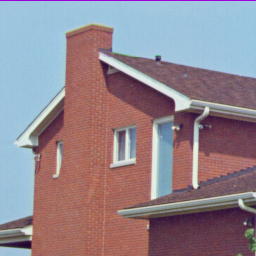
%> input picture 画像情報処理/課題２/4.1.05.tiff, 256 x 256 px
$ octave kadai2.m   (GNU Octave 9; MATLAB toolbox functions it lacks are replaced by stand-ins)
%> lines starting %> are read from the running program, lines starting %| are printed output that depends on the picture
% Sobelフィルタ処理

% 画像の読み込み
img = imread('4.1.05.tiff');
%> img is the input picture: size 256x256x3 uint8; mean R, G, B 146.6, 133, 142

% カラー画像をグレースケール化
gray = rgb2gray(img);
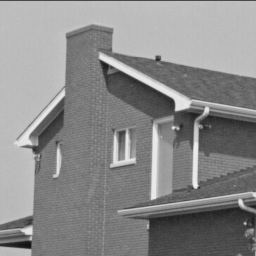
%> gray: size 256x256 uint8; min 17, max 239, mean 138.1

% 横方向のSobelフィルタ
sobel_x = [-1 0 1;
           -2 0 2;
           -1 0 1];

% 縦方向のSobelフィルタ
sobel_y = [ 1  2  1;
            0  0  0;
           -1 -2 -1];

% フィルタ処理
fx = imfilter(double(gray), sobel_x);
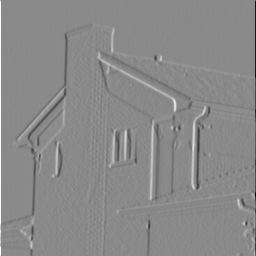
%> fx: size 256x256 double; min -898, max 761, mean -0.8; drawn with min black and max white
fy = imfilter(double(gray), sobel_y);
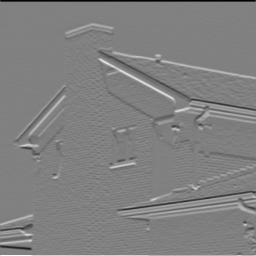
%> fy: size 256x256 double; min -772, max 755, mean -0.6; drawn with min black and max white

% 表示
figure;

subplot(2,2,1);
imshow(img);
title('カラー画像');

subplot(2,2,2);
imshow(gray);
title('グレースケール画像');

subplot(2,2,3);
imshow(mat2gray(abs(fx)));
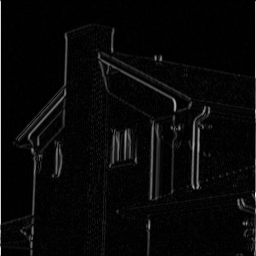
%> displayed picture: size 256x256, on the screen's scale of 0 to 255; min 0, max 255, mean 8.7
title('横方向のフィルタ処理');

subplot(2,2,4);
imshow(mat2gray(abs(fy)));
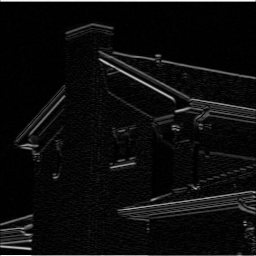
%> displayed picture: size 256x256, on the screen's scale of 0 to 255; min 0, max 255, mean 13
title('縦方向のフィルタ処理');
